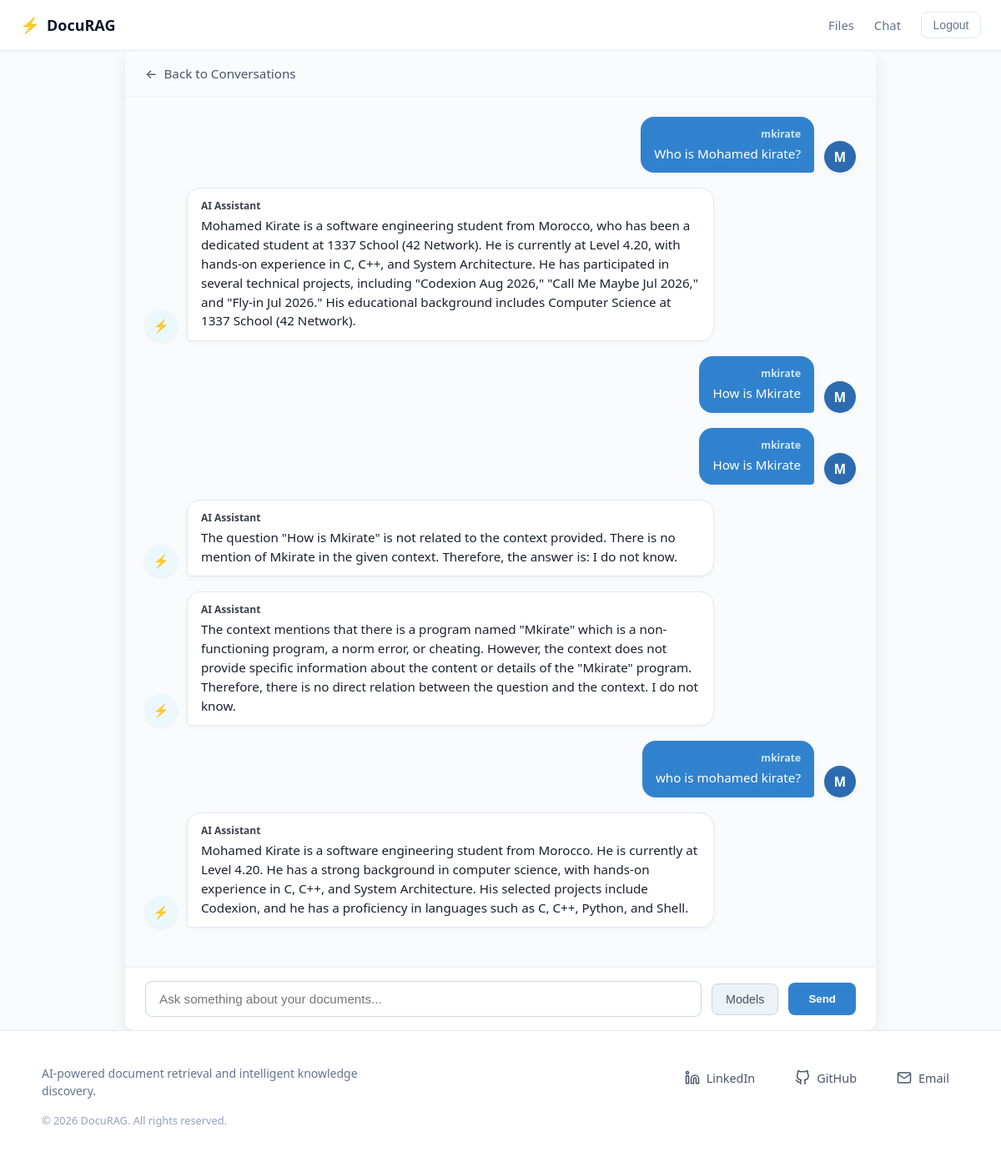
The page /chatbot/3/conversation (signed in) on the database its author committed.
### chatbot/models.py (models this page shows)
class Message(models.Model):
    owner = models.ForeignKey(User, on_delete=models.CASCADE)
    body = models.TextField()
    created_at = models.DateTimeField(auto_now_add=True)
    class Meta:
            ordering = ["created_at"]

### user_auth/models.py (models this page shows)
class User(AbstractUser):
    email = models.EmailField(unique=True)
    username = models.CharField(max_length=255, unique=True)
    role = models.ForeignKey(UserRole, on_delete=models.SET_NULL,
                             null=True,
                             related_name="users")

### chatbot/views.py (the view, shortened to what this page needs)
# urls.py: path('chatbot', views.converstaions_view, name="conversations"),
@login_required(login_url='login')
def chatbot(request, pk):
    if LoadingBase.objects.filter(user=request.user).exists():
        data = LoadingBase.objects.get(user=request.user)
        conversation = Conversation.objects.get(room__user=request.user, pk=pk)
        upload_dir = Path(settings.UPLOAD_DIR)
        files_path = []
        for file in data.files.all():
            file_path = upload_dir / file.file_path
            files_path.append(str(file_path))
        if not files_path:
            return redirect('add-file')
        context = {'conversations': conversation.conversations.all()}
        return render(request, "chatbot.html", context)
    return redirect('add-file')

### chatbot/templates/chatbot.html (shortened to what this page needs)
{% extends 'main.html' %}
{% load static %}
{% block extra_css %}
    <link rel="stylesheet" href="{% static 'chatbot/chat.css' %}">
{% endblock %}
{% block content %}
<div class="chat-container">
    <div class="chat-header">
        <a href="{% url 'conversations' %}" class="btn-back">
            <span class="back-arrow">&larr;</span> Back to Conversations
        </a>
    </div>
    <div class="chat-messages">
        {% for message in conversations %}
            {% if message.owner.role.name == 'assistant' %}
                <div class="msg-row msg-ai">
                    <div class="msg-avatar">⚡</div>
                    <div class="msg-bubble">
                        <div class="msg-sender">AI Assistant</div>
                        <div class="msg-text">{{ message.body }}</div>
                    </div>
                </div>
            {% else %}
                <div class="msg-row msg-user">
                    <div class="msg-bubble">
                        <div class="msg-sender">{{ message.owner.username }}</div>
                        <div class="msg-text">{{ message.body }}</div>
                    </div>
                    <div class="msg-avatar">{{ message.owner.username|first|upper }}</div>
                </div>
            {% endif %}
        {% empty %}
            <div class="chat-empty-state">
                <div class="empty-icon">💡</div>
                <h3>Ask a question about your files</h3>
                <p>Type your query below to search and generate responses based on your uploaded documents.</p>
            </div>
        {% endfor %}
    </div>
    <div class="chat-input-wrapper">
        <form method="post" class="chat-form">
            <input
                type="text"
                name="query"
                placeholder="Ask something about your documents..."
                autocomplete="off"
                class="chat-input"
            >
            <div class="model-selector-container">
                <button type="button" id="models_button" class="model-trigger-btn">Models</button>
            </div>
            <button type="submit" class="btn-chat-send">Send</button>
        </form>
    </div>
</div>
{% endblock %}

### static/core/base.css (style rules this page uses)
:root { --bg-main: #f8fafc; --bg-surface: #ffffff; --bg-input: #f1f5f9; --border-color: #e2e8f0; --accent-primary: #4f46e5; --accent-primary-hover: #4338ca; --accent-secondary: #0891b2; --accent-glow: rgba(79, 70, 229, 0.12); --text-main: #0f172a; --text-muted: #64748b; --danger-color: #dc2626; }
*, *::before, *::after { box-sizing: border-box; }
body { margin: 0; padding: 0; background-color: var(--bg-main); color: var(--text-main); font-family: system-ui, -apple-system, BlinkMacSystemFont, 'Segoe UI', Roboto, sans-serif; min-height: 100vh; display: flex; flex-direction: column; }

### static/chatbot/chat.css (style rules this page uses)
.chat-container { display: flex; flex-direction: column; height: 85vh; max-width: 900px; margin: 0 auto; background: #ffffff; border-radius: 12px; box-shadow: 0 4px 20px rgba(0, 0, 0, 0.08); overflow: hidden; }
.chat-header { padding: 16px 24px; border-bottom: 1px solid #eef2f6; background: #fafbfc; }
.btn-back { display: inline-flex; align-items: center; gap: 8px; color: #4a5568; text-decoration: none; font-weight: 500; font-size: 0.95rem; transition: color 0.2s; }
.chat-messages { flex: 1; overflow-y: auto; padding: 24px; display: flex; flex-direction: column; gap: 18px; background-color: #f8fafc; }
.msg-row { display: flex; align-items: flex-end; gap: 12px; max-width: 80%; }
.msg-ai { align-self: flex-start; }
.msg-ai .msg-bubble { background: #ffffff; color: #1a202c; border: 1px solid #e2e8f0; border-bottom-left-radius: 4px; }
.msg-user { align-self: flex-end !important; flex-direction: row !important; }
.msg-user .msg-bubble { background: #3182ce; color: #ffffff; border-bottom-right-radius: 4px; }
.msg-user .msg-sender { color: #ebf8ff; text-align: right; }
.msg-avatar { width: 38px; height: 38px; border-radius: 50%; background: #edf2f7; color: #2d3748; display: flex; align-items: center; justify-content: center; font-weight: 600; font-size: 0.95rem; flex-shrink: 0; box-shadow: 0 2px 5px rgba(0,0,0,0.05); }
.msg-ai .msg-avatar { background: #ebf8ff; color: #3182ce; }
.msg-user .msg-avatar { background: #2b6cb0; color: #ffffff; }
.msg-bubble { padding: 12px 16px; border-radius: 16px; box-shadow: 0 2px 4px rgba(0,0,0,0.03); word-break: break-word; }
.msg-sender { font-size: 0.75rem; font-weight: 600; margin-bottom: 4px; opacity: 0.85; }
.msg-text { font-size: 0.95rem; line-height: 1.5; }
.chat-input-wrapper { padding: 16px 24px; background: #ffffff; border-top: 1px solid #eef2f6; }
.chat-form { display: flex; gap: 12px; align-items: center; position: relative; }
.chat-input { flex: 1; padding: 12px 16px; border: 1px solid #cbd5e0; border-radius: 8px; font-size: 0.95rem; outline: none; transition: border-color 0.2s; }
.model-selector-container { position: relative; }
.model-trigger-btn { padding: 10px 16px; background: #edf2f7; color: #4a5568; border: 1px solid #cbd5e0; border-radius: 8px; font-size: 0.9rem; font-weight: 500; cursor: pointer; transition: background 0.2s, border-color 0.2s; white-space: nowrap; }
.btn-chat-send { padding: 12px 24px; background: #3182ce; color: #ffffff; border: none; border-radius: 8px; font-weight: 600; cursor: pointer; transition: background 0.2s; }

### rows shown on the page
Message: owner.username "mkirate", body "Who is Mohamed kirate?", owner.username|first "M"
Message: body "Mohamed Kirate is a software engineering student from Morocco, who has been a dedicated student at 1337 School (42 Network). He is currently at Level 4.20, with hands-on experience in C, C++, and System Architecture. He has participated in several technical projects, including \"Codexion Aug 2026,\" \"Call Me Maybe Jul 2026,\" and \"Fly-in Jul 2026.\" His educational background includes Computer Science at 1337 School (42 Network)."
Message: owner.username "mkirate", body "How is Mkirate", owner.username|first "M"
Message: owner.username "mkirate", body "How is Mkirate", owner.username|first "M"
Message: body "The question \"How is Mkirate\" is not related to the context provided. There is no mention of Mkirate in the given context. Therefore, the answer is: I do not know."
Message: body "The context mentions that there is a program named \"Mkirate\" which is a non-functioning program, a norm error, or cheating. However, the context does not provide specific information about the content or details of the \"Mkirate\" program. Therefore, there is no direct relation between the question and the context. I do not know."
Message: owner.username "mkirate", body "who is mohamed kirate?", owner.username|first "M"
Message: body "Mohamed Kirate is a software engineering student from Morocco. He is currently at Level 4.20. He has a strong background in computer science, with hands-on experience in C, C++, and System Architecture. His selected projects include Codexion, and he has a proficiency in languages such as C, C++, Python, and Shell."
